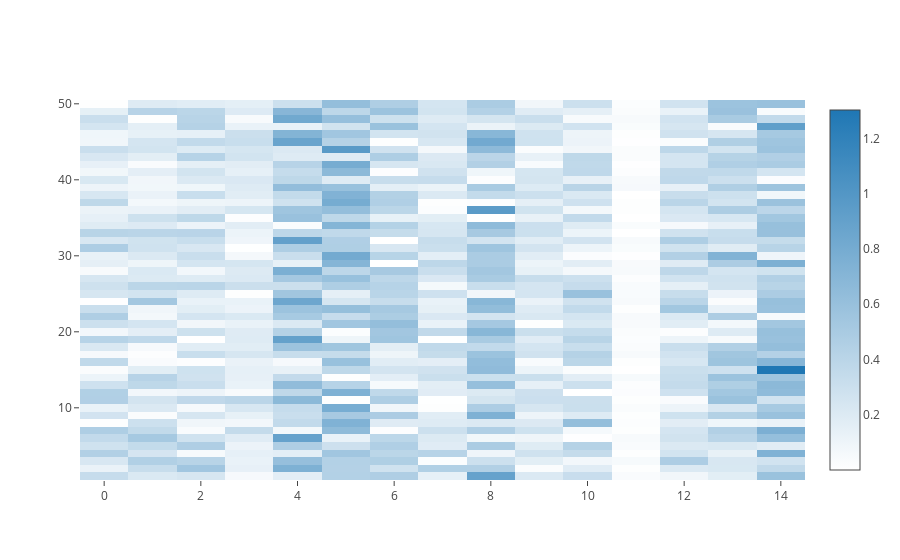

Source (notebook cell):
### Code cell
trace = go.Heatmap(z=qui,
                   x=index_x,
                   y=index_y,
                   colorscale=[[0.0, 'rgb(255,255,255)'], [1.0, 'rgb(31, 119, 180)']])

data=[trace]
iplot(data, filename='labelled-heatmap')

### Figure 1 — Plotly figure (JSON) as saved in the notebook; plotly's stock layout.template omitted (floating-point values rounded to 4 significant figures; data arrays with more than 128 entries replaced by an {"elided": "..."} marker saying what was removed)
{"data": [{"colorscale": [[0, "rgb(255,255,255)"], [1, "rgb(31, 119, 180)"]], "type": "heatmap", "uid": "f3aceeae-d0c7-460e-bcc0-e1352a1b7308", "x": [0, 1, 2, 3, 4, 5, 6, 7, 8, 9, 10, 11, 12, 13], "y": [1, 2, 3, 4, 5, 6, 7, 8, 9, 10, 11, 12, 13, 14, 15, 16, 17, 18, 19, 20, 21, 22, 23, 24, 25, 26, 27, 28, 29, 30, 31, 32, 33, 34, 35, 36, 37, 38, 39, 40, 41, 42, 43, 44, 45, 46, 47, 48, 49], "z": {"elided": "50x15 float values"}}], "layout": {}}
